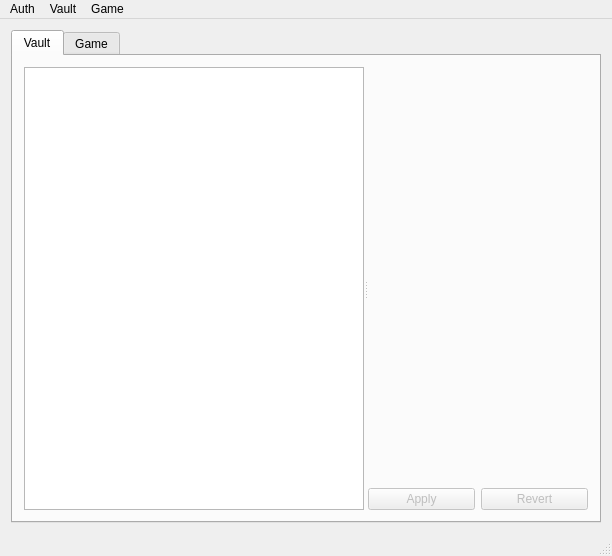
<?xml version="1.0" encoding="UTF-8"?>
<ui version="4.0">
 <class>MoulKIClass</class>
 <widget class="QMainWindow" name="MoulKIClass">
  <property name="geometry">
   <rect>
    <x>0</x>
    <y>0</y>
    <width>612</width>
    <height>556</height>
   </rect>
  </property>
  <property name="windowTitle">
   <string>MoulKI</string>
  </property>
  <widget class="QWidget" name="centralWidget">
   <layout class="QVBoxLayout" name="verticalLayout">
    <item>
     <widget class="QTabWidget" name="tabWidget">
      <property name="currentIndex">
       <number>0</number>
      </property>
      <widget class="QWidget" name="tab">
       <attribute name="title">
        <string>Vault</string>
       </attribute>
       <layout class="QVBoxLayout" name="verticalLayout_7">
        <item>
         <widget class="QSplitter" name="splitter_2">
          <property name="orientation">
           <enum>Qt::Horizontal</enum>
          </property>
          <widget class="QTreeWidget" name="vaultTree">
           <property name="rootIsDecorated">
            <bool>true</bool>
           </property>
           <attribute name="headerVisible">
            <bool>false</bool>
           </attribute>
           <attribute name="headerVisible">
            <bool>false</bool>
           </attribute>
           <column>
            <property name="text">
             <string notr="true">1</string>
            </property>
           </column>
          </widget>
          <widget class="QWidget" name="widget" native="true">
           <layout class="QVBoxLayout" name="verticalLayout_5">
            <property name="margin">
             <number>0</number>
            </property>
            <item>
             <widget class="qtNodeEdit" name="nodeEditor" native="true"/>
            </item>
            <item>
             <widget class="QWidget" name="widget_2" native="true">
              <property name="sizePolicy">
               <sizepolicy hsizetype="Minimum" vsizetype="Maximum">
                <horstretch>0</horstretch>
                <verstretch>0</verstretch>
               </sizepolicy>
              </property>
              <layout class="QHBoxLayout" name="horizontalLayout">
               <property name="margin">
                <number>0</number>
               </property>
               <item>
                <widget class="QPushButton" name="applyButton">
                 <property name="enabled">
                  <bool>false</bool>
                 </property>
                 <property name="text">
                  <string>Apply</string>
                 </property>
                </widget>
               </item>
               <item>
                <widget class="QPushButton" name="revertButton">
                 <property name="enabled">
                  <bool>false</bool>
                 </property>
                 <property name="text">
                  <string>Revert</string>
                 </property>
                </widget>
               </item>
              </layout>
             </widget>
            </item>
           </layout>
          </widget>
         </widget>
        </item>
       </layout>
      </widget>
      <widget class="QWidget" name="tab_2">
       <attribute name="title">
        <string>Game</string>
       </attribute>
       <layout class="QVBoxLayout" name="verticalLayout_2">
        <item>
         <widget class="QSplitter" name="splitter">
          <property name="orientation">
           <enum>Qt::Horizontal</enum>
          </property>
          <widget class="QTextEdit" name="chatPane">
           <property name="sizePolicy">
            <sizepolicy hsizetype="Expanding" vsizetype="Expanding">
             <horstretch>0</horstretch>
             <verstretch>0</verstretch>
            </sizepolicy>
           </property>
           <property name="readOnly">
            <bool>true</bool>
           </property>
          </widget>
          <widget class="QTreeWidget" name="playersTree">
           <property name="sizePolicy">
            <sizepolicy hsizetype="Preferred" vsizetype="Preferred">
             <horstretch>0</horstretch>
             <verstretch>0</verstretch>
            </sizepolicy>
           </property>
           <property name="maximumSize">
            <size>
             <width>16777215</width>
             <height>16777215</height>
            </size>
           </property>
           <property name="baseSize">
            <size>
             <width>0</width>
             <height>0</height>
            </size>
           </property>
           <attribute name="headerVisible">
            <bool>false</bool>
           </attribute>
           <attribute name="headerVisible">
            <bool>false</bool>
           </attribute>
           <column>
            <property name="text">
             <string notr="true">1</string>
            </property>
           </column>
          </widget>
         </widget>
        </item>
        <item>
         <widget class="QLineEdit" name="chatEntry"/>
        </item>
       </layout>
      </widget>
     </widget>
    </item>
   </layout>
  </widget>
  <widget class="QStatusBar" name="statusBar"/>
  <widget class="QMenuBar" name="menuBar">
   <property name="geometry">
    <rect>
     <x>0</x>
     <y>0</y>
     <width>612</width>
     <height>25</height>
    </rect>
   </property>
   <widget class="QMenu" name="menuAuth">
    <property name="title">
     <string>Auth</string>
    </property>
    <addaction name="actionLogin"/>
    <addaction name="actionLogout"/>
   </widget>
   <widget class="QMenu" name="menuVault">
    <property name="title">
     <string>Vault</string>
    </property>
    <addaction name="actionSubscribe"/>
    <addaction name="actionSet_Active"/>
    <addaction name="actionFind_Node"/>
    <addaction name="separator"/>
    <addaction name="actionSave_Vault"/>
    <addaction name="actionLoad_Vault"/>
   </widget>
   <widget class="QMenu" name="menuGame">
    <property name="title">
     <string>Game</string>
    </property>
    <addaction name="actionJoin_Age"/>
    <addaction name="actionLeave_Age"/>
   </widget>
   <addaction name="menuAuth"/>
   <addaction name="menuVault"/>
   <addaction name="menuGame"/>
  </widget>
  <action name="actionSubscribe">
   <property name="text">
    <string>Fetch Tree</string>
   </property>
  </action>
  <action name="actionSave_Vault">
   <property name="text">
    <string>Save Vault</string>
   </property>
  </action>
  <action name="actionLogin">
   <property name="text">
    <string>Login</string>
   </property>
  </action>
  <action name="actionLogout">
   <property name="text">
    <string>Logout</string>
   </property>
  </action>
  <action name="actionSet_Active">
   <property name="text">
    <string>Set Active</string>
   </property>
  </action>
  <action name="actionJoin_Age">
   <property name="text">
    <string>Join Age</string>
   </property>
  </action>
  <action name="actionLeave_Age">
   <property name="text">
    <string>Leave Age</string>
   </property>
  </action>
  <action name="actionLoad_Vault">
   <property name="text">
    <string>Load Vault</string>
   </property>
  </action>
  <action name="actionFind_Node">
   <property name="text">
    <string>Find Node</string>
   </property>
  </action>
 </widget>
 <layoutdefault spacing="6" margin="11"/>
 <customwidgets>
  <customwidget>
   <class>qtNodeEdit</class>
   <extends>QWidget</extends>
   <header>qtNodeEdit.h</header>
   <container>1</container>
  </customwidget>
 </customwidgets>
 <resources/>
 <connections/>
</ui>
